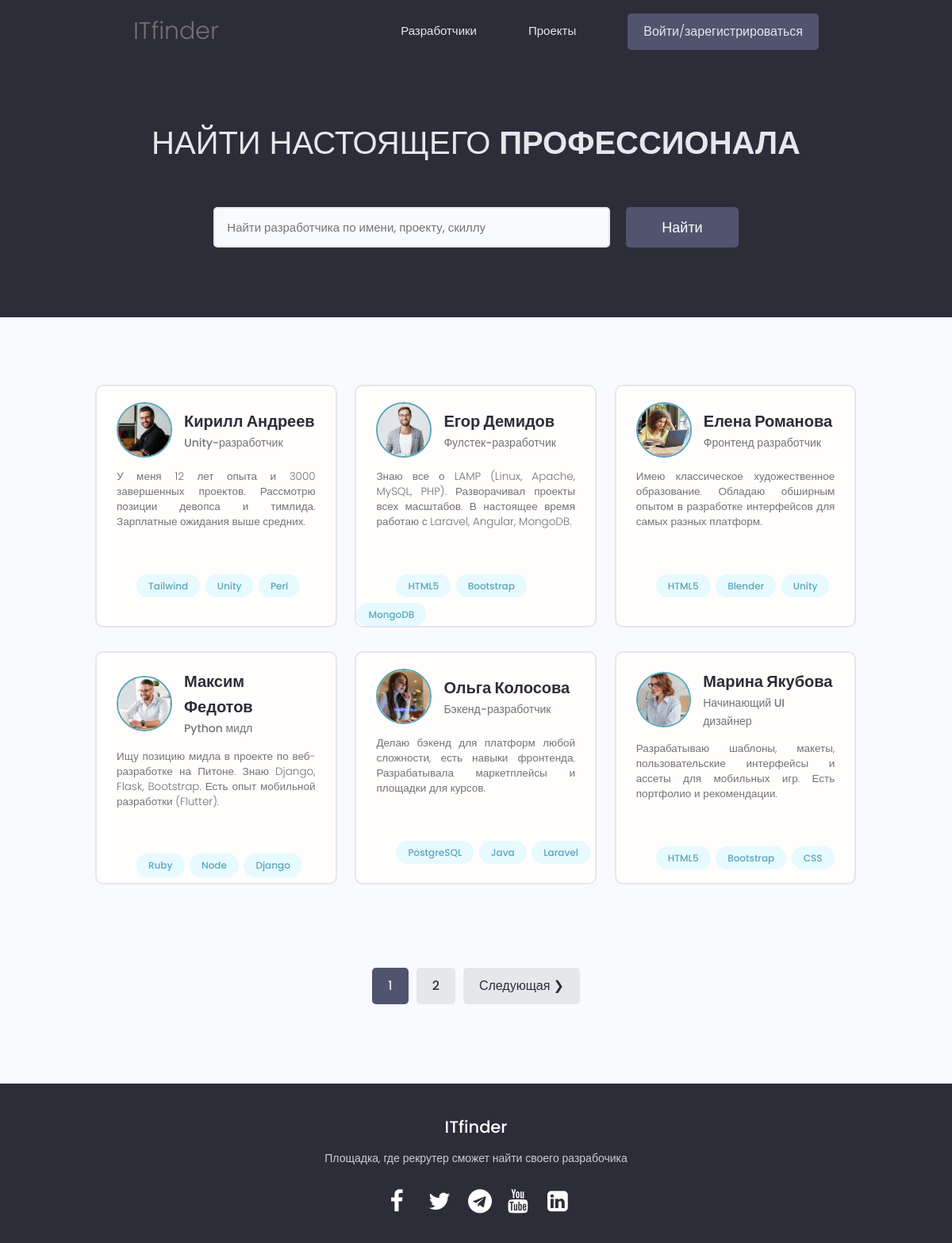
The page / on the database its author committed.
### users/models.py (models this page shows, shortened)
class Profile(models.Model):
    user = models.OneToOneField(
        User, on_delete=models.CASCADE, null=True, blank=True)
    name = models.CharField(max_length=50, blank=True, null=True)
    email = models.EmailField(max_length=50, blank=True, null=True)
    username = models.CharField(max_length=50, blank=True, null=True)
    city = models.CharField(max_length=50, blank=True, null=True)
    intro = models.CharField(max_length=200, blank=True, null=True)
    bio = models.TextField(blank=True, null=True)
    image = models.ImageField(
        null=True, blank=True, upload_to='profile_images', default="profile_images/default.jpg")
    skills = models.ManyToManyField(Skill, blank=True)
    github = models.CharField(max_length=100, blank=True, null=True)
    twitter = models.CharField(max_length=100, blank=True, null=True)
    linkedin = models.CharField(max_length=100, blank=True, null=True)
    youtube = models.CharField(max_length=100, blank=True, null=True)
    website = models.CharField(max_length=100, blank=True, null=True)
    created = models.DateTimeField(auto_now_add=True)
    id = models.UUIDField(default=uuid.uuid4, unique=True,
                          primary_key=True, editable=False)
    class Meta:
        ordering = ['created']

class Skill(models.Model):
    name = models.CharField(max_length=50, blank=True, null=True)
    slug = models.SlugField()
    description = models.TextField(null=True, blank=True)
    created = models.DateTimeField(auto_now_add=True)
    id = models.UUIDField(default=uuid.uuid4, unique=True,
                          primary_key=True, editable=False)
    def __str__(self):
        return str(self.name)

### users/views.py (the view)
# urls.py: path('', views.profiles, name="profiles"),
def profiles(request):
    profiles, search_query = searchProfiles(request)
    custom_range, profiles = paginateProfiles(request, profiles, 6)
    context = {'profiles': profiles, 'search_query': search_query,
               'custom_range': custom_range}
    return render(request, 'users/profiles.html', context)

### users/utils.py (called while the page is built)
def paginateProfiles(request, profiles, results):
    page = request.GET.get('page')
    paginator = Paginator(profiles, results)
    try:
        profiles = paginator.page(page)
    except PageNotAnInteger:
        page = 1
        profiles = paginator.page(page)
    except EmptyPage:
        page = paginator.num_pages
        profiles = paginator.page(page)
    leftIndex = (int(page) - 4)
    if leftIndex < 1:
        leftIndex = 1
    rightIndex = (int(page) + 5)
    if rightIndex > paginator.num_pages:
        rightIndex = paginator.num_pages + 1
    custom_range = range(leftIndex, rightIndex)
    return custom_range, profiles

def searchProfiles(request):
    search_query = ''
    if request.GET.get('search_query'):
        search_query = request.GET.get('search_query')
    skills = Skill.objects.filter(name__icontains=search_query)
    profiles = Profile.objects.distinct().filter(
        Q(name__icontains=search_query) |
        Q(intro__icontains=search_query) |
        Q(skills__in=skills)
    )
    return profiles, search_query

### users/templates/users/profiles.html (shortened to what this page needs)
{% extends 'base.html' %}
{% block content %}
<main class="home">
    <section class="hero-section text-center">
        <div class="container container--narrow">
            <div class="hero-section__box">
                <h2>Найти настоящего <span>профессионала</span></h2>
            </div>
            <div class="hero-section__search">
                <form id="searchForm" class="form" action="{% url 'profiles' %}" method="get">
                    <div class="form__field">
                        <input class="input input--text" id="formInput#search" type="text" name="search_query"
                            value="{{ search_query }}" placeholder="Найти разработчика по имени, проекту, скиллу" />
                    </div>
                    <input class="btn btn--sub btn--lg" type="submit" value="Найти" />
                </form>
            </div>
        </div>
    </section>
    <section class="devlist">
        <div class="container">
            <div class="grid grid--three">
                {% for profile in profiles %}
                <div class="column card">
                    <div class="dev">
                        <a href="{% url 'user-profile' profile.username %}" class="card__body">
                            <div class="dev__profile">
                                <img class="avatar avatar--md" src="{{ profile.image.url }}" alt="image" />
                                <div class="dev__meta">
                                    <h3>{{ profile.name }}</h3>
                                    <h5>{{ profile.intro|slice:"60" }}</h5>
                                </div>
                            </div>
                            <p class="dev__info">{{ profile.bio|slice:"150" }}</p>
                            <div class="dev__skills">
                                {% for skill in profile.skills.all|slice:"3" %}
                                <a href="{% url 'skill' skill.slug %}" class="tag tag--pill tag--main">{{ skill }}</a>
                                {% endfor %}
                            </div>
                        </a>
                    </div>
                </div>
                {% endfor %}
            </div>
        </div>
    </section>
    {% include 'pagination.html' with queryset=profiles custom_range=custom_range %}
</main>
{% endblock content %}

### static/styles/main.css (style rules this page uses)
* { margin: 0; padding: 0; box-sizing: border-box; }
:root { --color-sub: #2d2d39; }
.btn--sub { background-color: var(--color-sub-light); }
.card { border: 2px solid var(--color-light); }
img { width: 100%; }
.hero-section { height: 40vh; display: flex; align-items: center; background-color: var(--color-sub); }
.hero-section__box { margin-bottom: 4rem; }
.hero-section__box > h2, .hero-section__box > h2 > span { font-size: 4rem; color: var(--color-light); line-height: 1.3; text-transform: uppercase; }
.hero-section__box > h2 { font-weight: 300; }
.hero-section__box > h2 > span { font-weight: 700; }
.hero-section__search > .form { display: flex; align-items: center; justify-content: center; gap: 2rem; }
.hero-section__search > .form input.input--text { width: 50rem; }
.devlist { margin-top: 8rem; }
.devlist .grid { align-items: stretch; }
.devlist .dev .dev__profile { display: flex; align-items: center; gap: 1.5rem; }
.devlist .dev .dev__meta h3 { color: var(--color-sub); font-size: 2rem; font-weight: 700; }
.devlist .dev .dev__meta h5 { color: var(--color-text); font-size: 1.4rem; font-weight: 500; }
.devlist .dev .dev__info { margin: 1.5rem 0; font-size: 1.35rem; line-height: 1.4; text-align: justify; }

### static/uikit/styles/modules/_variables.css (style rules this page uses)
:root { --color-main: #5aa5b9; --color-main-light: #e6faff; --color-sub: #3f4156; --color-sub-light: #51546e; --color-sub-lighter: #ededfd; --color-text: #737373; --color-gray: #8b8b8b; --color-light: #e5e7eb; --color-light-gray: #767676; --color-bg: #f8fafd; --color-white: #fffefd; --color-white-light: #f3f3f3; --color-success: #359e64; --color-success-bg: #def8e8; --color-error: #fc4b0b; --color-error-bg: #fff2ee; --font-base: 'Poppins', arial, helvetica, 'Segoe UI', roboto, ubuntu, sans-serif; --font-monospace: 'Fira Code', 'Courier New', courier, monospace; --font-regular: 300; --font-medium: 500; --font-bold: 700; --generic-shadow: 1px 1px 5px #00000010; --generic-transition: all 0.3s ease-in-out; }

### static/uikit/styles/modules/_base.css (style rules this page uses)
* { margin: 0; padding: 0; box-sizing: border-box; text-rendering: optimizeLegibility; color: inherit; font-size: inherit; }
html { font-size: 50%; }
@media only screen and (min-width: 480px) { html { font-size: 56.25%; } }
@media only screen and (min-width: 1200px) { html { font-size: 62.5%; } }
body { line-height: 1.6; font-weight: 400; font-size: 1.5rem; color: var(--color-text); background-color: var(--color-bg); min-height: 100vh; }

### static/uikit/styles/modules/_typography.css (style rules this page uses)
* { font-family: var(--font-base); }
h2 { font-size: 3.6rem; font-weight: var(--font-bold); }
h3 { font-size: 3.2rem; font-weight: var(--font-medium); }
h5 { font-size: 2.4rem; font-weight: var(--font-medium); }
h5, h6 { font-weight: var(--font-regular); }
p, span, strong { font-size: 1.6rem; color: var(--color-text); font-weight: var(--font-regular); }
a { padding-bottom: 2px; text-decoration: none; display: inline-block; color: var(--color-main); font-weight: var(--font-medium); }

### static/uikit/styles/modules/_utilities.css (style rules this page uses)
.container { width: 92%; max-width: 165rem; margin: 0 auto; box-sizing: border-box; }
.container--narrow { width: 92%; max-width: 120rem; }
@media screen and (min-width: 1000px) { .container { width: 90%; } }
@media screen and (min-width: 1000px) { .container--narrow { width: 85%; } }
@media screen and (min-width: 1200px) { .container { width: 80%; } }
@media screen and (min-width: 1200px) { .container--narrow { width: 72%; } }
.text-center { text-align: center; }

### static/uikit/styles/modules/_avatar.css (style rules this page uses)
.avatar { border-radius: 50%; border: 2px solid var(--color-main); object-fit: cover; }
.avatar--md { height: 7rem; width: 7rem; }

### static/uikit/styles/modules/_button.css (style rules this page uses)
.btn { display: inline-block; position: relative; cursor: pointer; background-color: var(--color-light); font-weight: var(--font-medium); color: var(--color-sub); text-decoration: none; padding: 1rem 2rem; border-radius: 0.5rem; border: none; width: -webkit-fit-content; width: -moz-fit-content; width: fit-content; height: -webkit-fit-content; height: -moz-fit-content; height: fit-content; font-size: 1.6rem; outline-width: 0; outline-color: transparent; -webkit-backface-visibility: hidden; backface-visibility: hidden; transition: all 0.3s ease-in-out; }
.btn--sub { background-color: var(--color-sub); color: var(--color-white); }
.btn--lg { font-size: 1.8rem; padding: 1.2rem 4.5rem; }

### static/uikit/styles/modules/_card.css (style rules this page uses)
.card { border-radius: 1rem; background-color: var(--color-white); border: 1.5px solid var(--color-light); width: auto; height: auto; margin-top: 0.5rem; margin-bottom: 0.5rem; overflow: hidden; }
.card__body, .card__header { padding: 2rem 2.5rem; }

### rows shown on the page
Profile: image (picture), name "Кирилл Андреев", intro "Unity-разработчик", bio "У меня 12 лет опыта и 3000 завершенных проектов. Рассмотрю позиции девопса и тимлида. Зарплатные ожидания выше средних."
Skill: name "Tailwind"
Skill: name "Unity"
Skill: name "Perl"
Profile: image (picture), name "Егор Демидов", intro "Фулстек-разработчик", bio "Знаю все о LAMP (Linux, Apache, MySQL, PHP). Разворачивал проекты всех масштабов. В настоящее время работаю с Laravel, Angular, MongoDB."
Skill: name "HTML5"
Skill: name "Bootstrap"
Skill: name "MongoDB"
Profile: image (picture), name "Елена Романова", intro "Фронтенд разработчик", bio "Имею классическое художественное образование. Обладаю обширным опытом в разработке интерфейсов для самых разных платформ."
Skill: name "Blender"
Profile: image (picture), name "Максим Федотов", intro "Python мидл", bio "Ищу позицию мидла в проекте по веб-разработке на Питоне. Знаю Django, Flask, Bootstrap. Есть опыт мобильной разработки (Flutter)."
Skill: name "Ruby"
Skill: name "Node"
Skill: name "Django"
Profile: image (picture), name "Ольга Колосова", intro "Бэкенд-разработчик", bio "Делаю бэкенд для платформ любой сложности, есть навыки фронтенда. Разрабатывала маркетплейсы и площадки для курсов."
Skill: name "PostgreSQL"
Skill: name "Java"
Skill: name "Laravel"
Profile: image (picture), name "Марина Якубова", intro "Начинающий UI дизайнер", bio "Разрабатываю шаблоны, макеты, пользовательские интерфейсы и ассеты для мобильных игр. Есть портфолио и рекомендации."
Skill: name "CSS"

### other values the page prints
{{ page }} "1"
{{ page }} "2"
